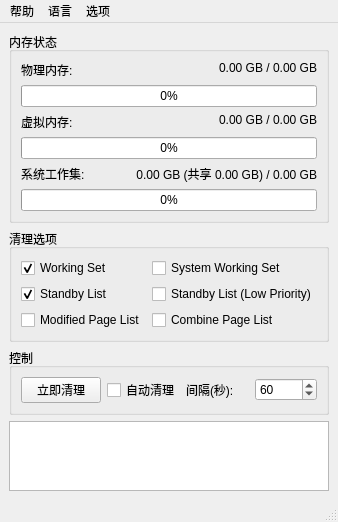
<?xml version="1.0" encoding="UTF-8"?>
<ui version="4.0">
 <class>MainWindow</class>
 <widget class="QMainWindow" name="MainWindow">
  <property name="geometry">
   <rect>
    <x>0</x>
    <y>0</y>
    <width>285</width>
    <height>439</height>
   </rect>
  </property>
  <property name="windowTitle">
   <string>MemoryCleaner</string>
  </property>
  <widget class="QWidget" name="centralwidget">
   <layout class="QVBoxLayout" name="verticalLayout">
    <item>
     <widget class="QGroupBox" name="groupBoxMemory">
      <property name="title">
       <string>内存状态</string>
      </property>
      <layout class="QGridLayout" name="gridLayoutMemory">
       <item row="0" column="1">
        <widget class="QLabel" name="lbPhysicalValue">
         <property name="text">
          <string>0.00 GB / 0.00 GB</string>
         </property>
         <property name="alignment">
          <set>Qt::AlignmentFlag::AlignRight</set>
         </property>
        </widget>
       </item>
       <item row="0" column="0">
        <widget class="QLabel" name="labelPhysical">
         <property name="text">
          <string>物理内存:</string>
         </property>
        </widget>
       </item>
       <item row="5" column="0">
        <widget class="QLabel" name="labelSystemWS">
         <property name="text">
          <string>系统工作集:</string>
         </property>
        </widget>
       </item>
       <item row="3" column="1">
        <widget class="QLabel" name="lbVirtualValue">
         <property name="text">
          <string>0.00 GB / 0.00 GB</string>
         </property>
         <property name="alignment">
          <set>Qt::AlignmentFlag::AlignRight</set>
         </property>
        </widget>
       </item>
       <item row="5" column="1">
        <widget class="QLabel" name="lbSystemWSValue">
         <property name="text">
          <string>0.00 GB (共享 0.00 GB) / 0.00 GB</string>
         </property>
         <property name="alignment">
          <set>Qt::AlignmentFlag::AlignRight</set>
         </property>
        </widget>
       </item>
       <item row="3" column="0">
        <widget class="QLabel" name="labelVirtual">
         <property name="text">
          <string>虚拟内存:</string>
         </property>
        </widget>
       </item>
       <item row="1" column="0" colspan="2">
        <widget class="QProgressBar" name="pbPhysical">
         <property name="value">
          <number>0</number>
         </property>
         <property name="alignment">
          <set>Qt::AlignmentFlag::AlignCenter</set>
         </property>
         <property name="format">
          <string>%p%</string>
         </property>
        </widget>
       </item>
       <item row="4" column="0" colspan="2">
        <widget class="QProgressBar" name="pbVirtual">
         <property name="value">
          <number>0</number>
         </property>
         <property name="alignment">
          <set>Qt::AlignmentFlag::AlignCenter</set>
         </property>
         <property name="format">
          <string>%p%</string>
         </property>
        </widget>
       </item>
       <item row="6" column="0" colspan="2">
        <widget class="QProgressBar" name="pbSystemWS">
         <property name="value">
          <number>0</number>
         </property>
         <property name="alignment">
          <set>Qt::AlignmentFlag::AlignCenter</set>
         </property>
         <property name="format">
          <string>%p%</string>
         </property>
        </widget>
       </item>
      </layout>
     </widget>
    </item>
    <item>
     <widget class="QGroupBox" name="groupBoxOptions">
      <property name="title">
       <string>清理选项</string>
      </property>
      <layout class="QGridLayout" name="gridLayoutOptions">
       <item row="0" column="0">
        <widget class="QCheckBox" name="cbWorkingSet">
         <property name="text">
          <string>Working Set</string>
         </property>
         <property name="checked">
          <bool>true</bool>
         </property>
        </widget>
       </item>
       <item row="0" column="1">
        <widget class="QCheckBox" name="cbSystemWorkingSet">
         <property name="text">
          <string>System Working Set</string>
         </property>
        </widget>
       </item>
       <item row="1" column="0">
        <widget class="QCheckBox" name="cbStandbyList">
         <property name="text">
          <string>Standby List</string>
         </property>
         <property name="checked">
          <bool>true</bool>
         </property>
        </widget>
       </item>
       <item row="1" column="1">
        <widget class="QCheckBox" name="cbStandbyListLow">
         <property name="text">
          <string>Standby List (Low Priority)</string>
         </property>
        </widget>
       </item>
       <item row="2" column="0">
        <widget class="QCheckBox" name="cbModifiedPageList">
         <property name="text">
          <string>Modified Page List</string>
         </property>
        </widget>
       </item>
       <item row="2" column="1">
        <widget class="QCheckBox" name="cbCombinePageList">
         <property name="text">
          <string>Combine Page List</string>
         </property>
        </widget>
       </item>
      </layout>
     </widget>
    </item>
    <item>
     <widget class="QGroupBox" name="groupBoxControl">
      <property name="title">
       <string>控制</string>
      </property>
      <layout class="QHBoxLayout" name="horizontalLayoutControl">
       <item>
        <widget class="QPushButton" name="btnCleanNow">
         <property name="text">
          <string>立即清理</string>
         </property>
        </widget>
       </item>
       <item>
        <widget class="QCheckBox" name="cbAutoClean">
         <property name="text">
          <string>自动清理</string>
         </property>
        </widget>
       </item>
       <item>
        <widget class="QLabel" name="labelInterval">
         <property name="text">
          <string>间隔(秒):</string>
         </property>
        </widget>
       </item>
       <item>
        <widget class="QSpinBox" name="sbInterval">
         <property name="minimum">
          <number>5</number>
         </property>
         <property name="maximum">
          <number>3600</number>
         </property>
         <property name="value">
          <number>60</number>
         </property>
        </widget>
       </item>
      </layout>
     </widget>
    </item>
    <item>
     <widget class="QTextBrowser" name="textBrowser"/>
    </item>
    <item>
     <spacer name="verticalSpacer">
      <property name="orientation">
       <enum>Qt::Orientation::Vertical</enum>
      </property>
      <property name="sizeHint" stdset="0">
       <size>
        <width>20</width>
        <height>40</height>
       </size>
      </property>
     </spacer>
    </item>
   </layout>
  </widget>
  <widget class="QMenuBar" name="menubar">
   <property name="geometry">
    <rect>
     <x>0</x>
     <y>0</y>
     <width>285</width>
     <height>17</height>
    </rect>
   </property>
   <widget class="QMenu" name="menuLanguage">
    <property name="title">
     <string>语言</string>
    </property>
    <addaction name="actionChinese"/>
    <addaction name="actionTraditionalChinese"/>
    <addaction name="actionMongolian"/>
    <addaction name="actionUyghur"/>
    <addaction name="actionEnglish"/>
    <addaction name="actionFrench"/>
    <addaction name="actionRussian"/>
    <addaction name="actionSpanish"/>
    <addaction name="actionGerman"/>
    <addaction name="actionItalian"/>
    <addaction name="actionArabic"/>
    <addaction name="actionKorean"/>
    <addaction name="actionJapanese"/>
   </widget>
   <widget class="QMenu" name="menuHelp">
    <property name="title">
     <string>帮助</string>
    </property>
    <addaction name="actionAbout"/>
    <addaction name="AuthorWebsite"/>
   </widget>
   <widget class="QMenu" name="menu">
    <property name="title">
     <string>选项</string>
    </property>
    <addaction name="actionAutoStart"/>
    <addaction name="actionEnableMessage"/>
   </widget>
   <addaction name="menuHelp"/>
   <addaction name="menuLanguage"/>
   <addaction name="menu"/>
  </widget>
  <widget class="QStatusBar" name="statusbar"/>
  <action name="actionAbout">
   <property name="text">
    <string>关于</string>
   </property>
  </action>
  <action name="AuthorWebsite">
   <property name="text">
    <string>作者主页</string>
   </property>
  </action>
  <action name="actionChinese">
   <property name="text">
    <string>简体中文</string>
   </property>
  </action>
  <action name="actionTraditionalChinese">
   <property name="text">
    <string>繁體中文</string>
   </property>
  </action>
  <action name="actionMongolian">
   <property name="text">
    <string>Монгол</string>
   </property>
  </action>
  <action name="actionUyghur">
   <property name="text">
    <string>ئۇيغۇرچە</string>
   </property>
  </action>
  <action name="actionEnglish">
   <property name="text">
    <string>English</string>
   </property>
  </action>
  <action name="actionFrench">
   <property name="text">
    <string>Français</string>
   </property>
  </action>
  <action name="actionRussian">
   <property name="text">
    <string>Русский</string>
   </property>
  </action>
  <action name="actionSpanish">
   <property name="text">
    <string>Español</string>
   </property>
  </action>
  <action name="actionGerman">
   <property name="text">
    <string>Deutsch</string>
   </property>
  </action>
  <action name="actionItalian">
   <property name="text">
    <string>Italiano</string>
   </property>
  </action>
  <action name="actionArabic">
   <property name="text">
    <string>العربية</string>
   </property>
  </action>
  <action name="actionKorean">
   <property name="text">
    <string>한국어</string>
   </property>
  </action>
  <action name="actionJapanese">
   <property name="text">
    <string>日本語</string>
   </property>
  </action>
  <action name="actionAutoStart">
   <property name="checkable">
    <bool>true</bool>
   </property>
   <property name="text">
    <string>开机自动启动</string>
   </property>
  </action>
  <action name="actionEnableMessage">
   <property name="checkable">
    <bool>true</bool>
   </property>
   <property name="text">
    <string>开启通知</string>
   </property>
  </action>
 </widget>
 <resources/>
 <connections/>
</ui>
